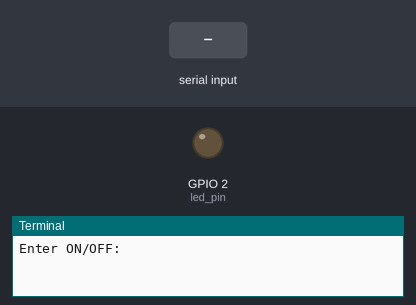
Bench run of a program on a simulated Raspberry Pi (BCM pin numbers). Parts: output pins drawn as LEDs (lit = HIGH), the last lines printed to the terminal. The test bench sets the inputs (shaded band).

Above: at 1.2 s.
1.3 s: "ON" typed at the terminal, then Enter
At 2.5 s:
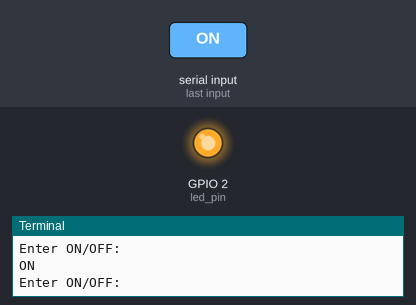
2.8 s: "OFF" typed at the terminal, then Enter
At 3.9 s:
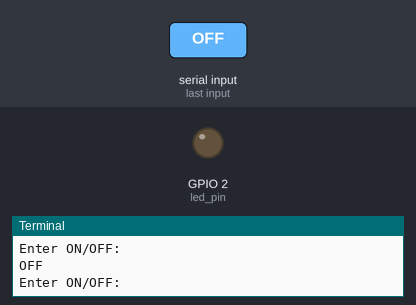
Timing chart, 0 to 5.8 s (numbered marks = the images above; inputs shaded):
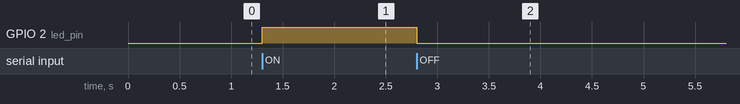

Measured:
- after the input at 1.3 s, GPIO 2 (led_pin): LOW → HIGH at once
- after the input at 2.8 s, GPIO 2 (led_pin): HIGH → LOW at once

The program:

01-Led_control.py
```python
import RPi.GPIO as GPIO

led_pin = 2
#set numbering system
GPIO.setmode(GPIO.BCM)
#set pin direction
GPIO.setup(led_pin , GPIO.OUT)

while True:
	x =input("Enter ON/OFF: ")
	if x == "ON" :
		GPIO.output(led_pin , GPIO.HIGH)
	elif x == "OFF" :
		GPIO.output(led_pin , GPIO.LOW)
	elif x == "DONE" :
		GPIO.cleanup()
		break
	else:
		print("wrong configurations")
```
